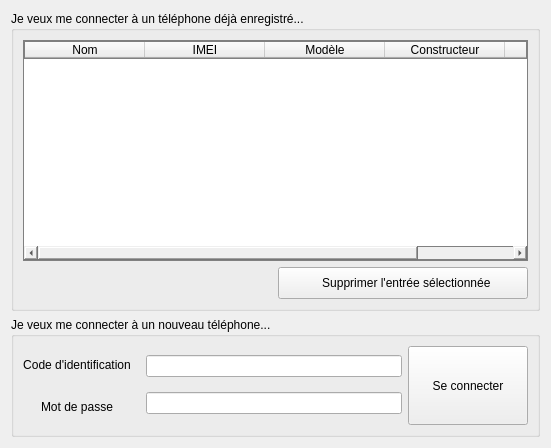
<?xml version="1.0" encoding="UTF-8"?>
<ui version="4.0">
 <class>MobiiConnectToMobileForm</class>
 <widget class="QWidget" name="MobiiConnectToMobileForm">
  <property name="geometry">
   <rect>
    <x>0</x>
    <y>0</y>
    <width>551</width>
    <height>448</height>
   </rect>
  </property>
  <property name="windowTitle">
   <string>mobiiConnectToMobileForm</string>
  </property>
  <layout class="QVBoxLayout" name="verticalLayout">
   <item>
    <widget class="QGroupBox" name="groupBox">
     <property name="title">
      <string>Je veux me connecter à un téléphone déjà enregistré...</string>
     </property>
     <layout class="QVBoxLayout" name="verticalLayout_3">
      <item>
       <widget class="QTableWidget" name="alreadyConnectedMobileList">
        <property name="enabled">
         <bool>true</bool>
        </property>
        <property name="styleSheet">
         <string notr="true">border: 1px solid gray</string>
        </property>
        <property name="frameShape">
         <enum>QFrame::NoFrame</enum>
        </property>
        <property name="frameShadow">
         <enum>QFrame::Sunken</enum>
        </property>
        <property name="lineWidth">
         <number>1</number>
        </property>
        <property name="selectionMode">
         <enum>QAbstractItemView::SingleSelection</enum>
        </property>
        <property name="selectionBehavior">
         <enum>QAbstractItemView::SelectRows</enum>
        </property>
        <property name="gridStyle">
         <enum>Qt::NoPen</enum>
        </property>
        <property name="sortingEnabled">
         <bool>false</bool>
        </property>
        <attribute name="horizontalHeaderDefaultSectionSize">
         <number>120</number>
        </attribute>
        <attribute name="verticalHeaderVisible">
         <bool>false</bool>
        </attribute>
        <attribute name="verticalHeaderDefaultSectionSize">
         <number>40</number>
        </attribute>
        <column>
         <property name="text">
          <string>Nom</string>
         </property>
        </column>
        <column>
         <property name="text">
          <string>IMEI</string>
         </property>
        </column>
        <column>
         <property name="text">
          <string>Modèle</string>
         </property>
        </column>
        <column>
         <property name="text">
          <string>Constructeur</string>
         </property>
        </column>
        <column>
         <property name="text">
          <string>Code unique</string>
         </property>
        </column>
       </widget>
      </item>
      <item>
       <widget class="QWidget" name="widget_3" native="true">
        <layout class="QHBoxLayout" name="horizontalLayout_2">
         <property name="leftMargin">
          <number>0</number>
         </property>
         <property name="topMargin">
          <number>0</number>
         </property>
         <property name="rightMargin">
          <number>0</number>
         </property>
         <property name="bottomMargin">
          <number>0</number>
         </property>
         <item>
          <spacer name="horizontalSpacer">
           <property name="orientation">
            <enum>Qt::Horizontal</enum>
           </property>
           <property name="sizeHint" stdset="0">
            <size>
             <width>40</width>
             <height>20</height>
            </size>
           </property>
          </spacer>
         </item>
         <item>
          <widget class="QPushButton" name="deleteRowButton">
           <property name="minimumSize">
            <size>
             <width>250</width>
             <height>32</height>
            </size>
           </property>
           <property name="maximumSize">
            <size>
             <width>250</width>
             <height>16777215</height>
            </size>
           </property>
           <property name="text">
            <string>  Supprimer l'entrée sélectionnée</string>
           </property>
           <property name="icon">
            <iconset resource="mobii.qrc">
             <normaloff>:/buttons/Resources/trash.png</normaloff>:/buttons/Resources/trash.png</iconset>
           </property>
           <property name="iconSize">
            <size>
             <width>24</width>
             <height>24</height>
            </size>
           </property>
          </widget>
         </item>
        </layout>
       </widget>
      </item>
     </layout>
    </widget>
   </item>
   <item>
    <widget class="QGroupBox" name="groupBox_2">
     <property name="maximumSize">
      <size>
       <width>16777215</width>
       <height>120</height>
      </size>
     </property>
     <property name="title">
      <string>Je veux me connecter à un nouveau téléphone...</string>
     </property>
     <layout class="QHBoxLayout" name="horizontalLayout">
      <item>
       <widget class="QWidget" name="widget_2" native="true">
        <layout class="QVBoxLayout" name="verticalLayout_4">
         <property name="leftMargin">
          <number>0</number>
         </property>
         <property name="topMargin">
          <number>0</number>
         </property>
         <property name="bottomMargin">
          <number>0</number>
         </property>
         <item>
          <widget class="QLabel" name="label_2">
           <property name="text">
            <string>Code d'identification</string>
           </property>
           <property name="alignment">
            <set>Qt::AlignCenter</set>
           </property>
          </widget>
         </item>
         <item>
          <widget class="QLabel" name="label_3">
           <property name="text">
            <string>Mot de passe</string>
           </property>
           <property name="alignment">
            <set>Qt::AlignCenter</set>
           </property>
          </widget>
         </item>
        </layout>
       </widget>
      </item>
      <item>
       <widget class="QWidget" name="widget" native="true">
        <layout class="QVBoxLayout" name="verticalLayout_2">
         <property name="leftMargin">
          <number>0</number>
         </property>
         <property name="topMargin">
          <number>0</number>
         </property>
         <property name="rightMargin">
          <number>0</number>
         </property>
         <property name="bottomMargin">
          <number>0</number>
         </property>
         <item>
          <widget class="QLineEdit" name="ConnectionCodeField">
           <property name="inputMask">
            <string>HH HH HH HH HH HH</string>
           </property>
           <property name="alignment">
            <set>Qt::AlignCenter</set>
           </property>
          </widget>
         </item>
         <item>
          <widget class="QLineEdit" name="NewMobilePasswordField">
           <property name="echoMode">
            <enum>QLineEdit::Password</enum>
           </property>
           <property name="alignment">
            <set>Qt::AlignCenter</set>
           </property>
          </widget>
         </item>
        </layout>
       </widget>
      </item>
      <item>
       <widget class="QToolButton" name="AttemptBindingBtn">
        <property name="sizePolicy">
         <sizepolicy hsizetype="Fixed" vsizetype="Expanding">
          <horstretch>0</horstretch>
          <verstretch>0</verstretch>
         </sizepolicy>
        </property>
        <property name="minimumSize">
         <size>
          <width>120</width>
          <height>0</height>
         </size>
        </property>
        <property name="text">
         <string>Se connecter</string>
        </property>
        <property name="icon">
         <iconset resource="mobii.qrc">
          <normaloff>:/common/Resources/logo_small.png</normaloff>:/common/Resources/logo_small.png</iconset>
        </property>
        <property name="iconSize">
         <size>
          <width>40</width>
          <height>40</height>
         </size>
        </property>
        <property name="toolButtonStyle">
         <enum>Qt::ToolButtonTextUnderIcon</enum>
        </property>
       </widget>
      </item>
     </layout>
    </widget>
   </item>
  </layout>
 </widget>
 <resources>
  <include location="mobii.qrc"/>
 </resources>
 <connections/>
</ui>
